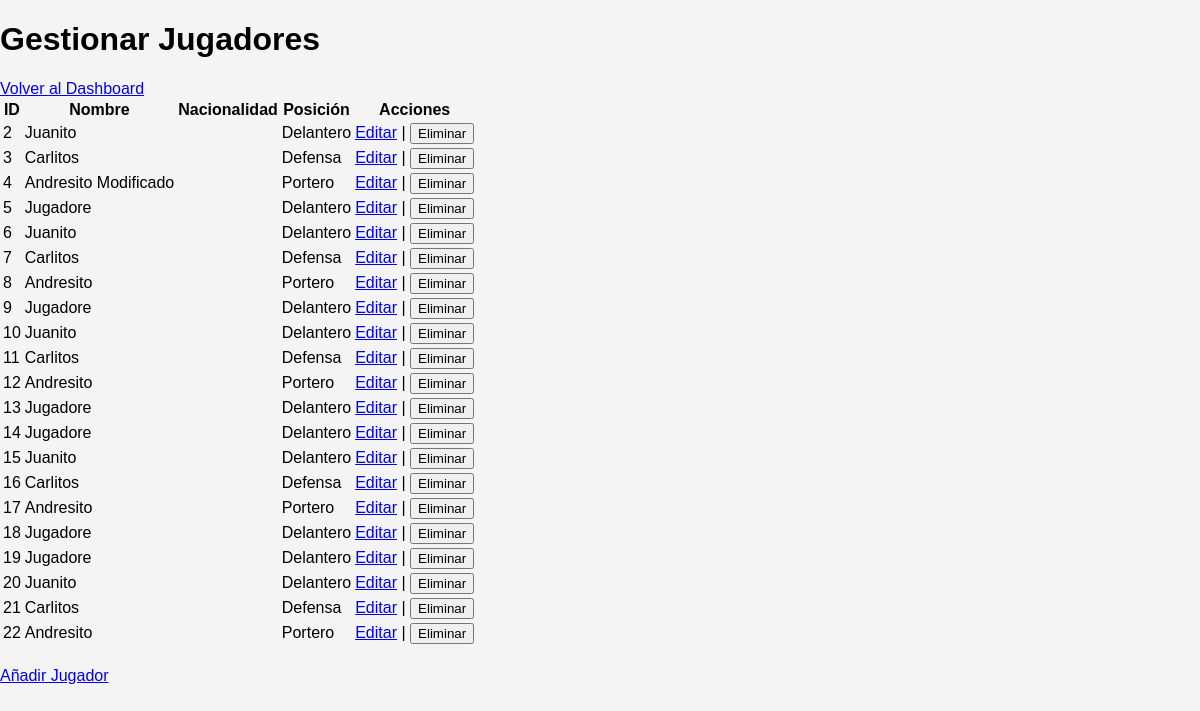
The page /admin/gestionar_jugadores (signed in) on the database as committed earlier.
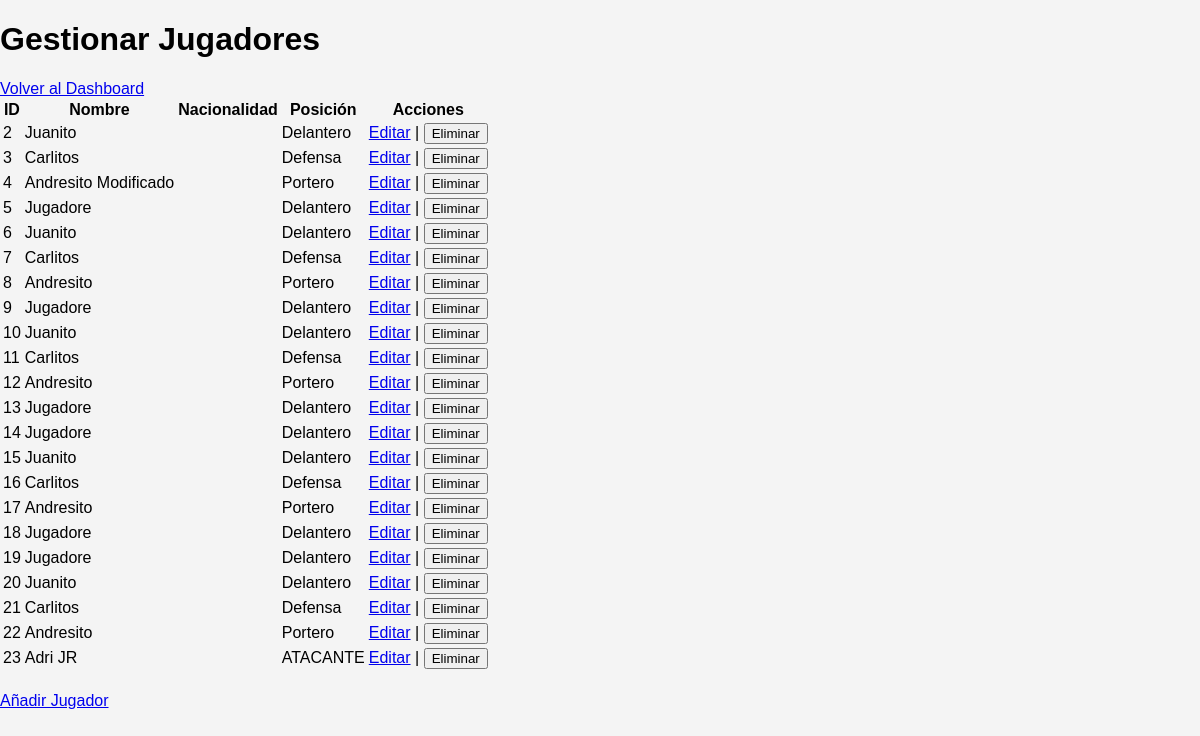
The same page on the database as committed later.
### tables this page shows
CREATE TABLE JUGADORPENA (
          Idjugador INTEGER,
          Idpena INTEGER,
          Mote TEXT,
          Posicion TEXT,
          PRIMARY KEY (Idjugador,Idpena),
          FOREIGN KEY (Idjugador) REFERENCES JUGADOR(Idjugador) ON UPDATE CASCADE ON DELETE CASCADE,
          FOREIGN KEY (Idpena) REFERENCES PENA(Idpena) ON UPDATE CASCADE ON DELETE CASCADE
          );

### src/app.py (the view)
@app.route('/admin/gestionar_jugadores')
def gestionar_jugadores():
    if 'Idpena' not in session:
        flash('Por favor, inicia sesión como administrador.')
        return redirect(url_for('login'))
    conn = get_db_connection()
    id=session['Idpena']
    jugadores = conn.execute('SELECT * FROM JUGADORPENA WHERE idpena = ?', (id,)).fetchall()
    conn.close()
    return render_template('gestionar_jugadores.html', jugadores=jugadores)

### src/app.py (called while the page is built)
def get_db_connection():
    conn = sqlite3.connect(db_path)
    conn.row_factory = sqlite3.Row  # Para obtener los resultados como diccionarios
    return conn

### templates/gestionar_jugadores.html (shortened to what this page needs)
<!DOCTYPE html>
<html lang="es">
<head>
    <link rel="stylesheet" href="{{ url_for('static', filename='styles.css') }}">
</head>
<body>
    <h1>Gestionar Jugadores</h1>
    <a href="{{ url_for('admin_dashboard') }}">Volver al Dashboard</a>
    <table>
        <thead>
            <tr>
                <th>ID</th>
                <th>Nombre</th>
                <th>Nacionalidad</th>
                <th>Posición</th>
                <th>Acciones</th>
            </tr>
        </thead>
        <tbody>
            {% for jugador in jugadores %}
            <tr>
                <td>{{ jugador['Idjugador'] }}</td>
                <td>{{ jugador['Mote'] }}</td>
                <td>{{ jugador['Nacionalidad'] }}</td>
                <td>{{ jugador['Posicion'] }}</td>
                <td>
                    <a href="{{ url_for('editar_jugador', jugador_id=jugador['Idjugador']) }}" class="btn">Editar</a> |
                    <form action="{{ url_for('eliminar_jugador', jugador_id=jugador['Idjugador']) }}" method="POST" style="display:inline;">
                        <button type="submit" onclick="return confirm('¿Estás seguro de que deseas eliminar este jugador?');">Eliminar</button>
                    </form>
                </td>
            </tr>
            {% endfor %}
        </tbody>
    </table>
    <div style="margin-top: 20px;">
        <a href="{{ url_for('añadir_jugador') }}" class="btn">Añadir Jugador</a>
    </div>
</body>
</html>

### static/styles.css (style rules this page uses)
body { font-family: Arial, sans-serif; background-color: #f4f4f4; margin: 0; padding: 0; }

Rows that differ between the two databases and show on the page:
added JUGADORPENA: Idjugador "23", Mote "Adri JR", Posicion "ATACANTE"
